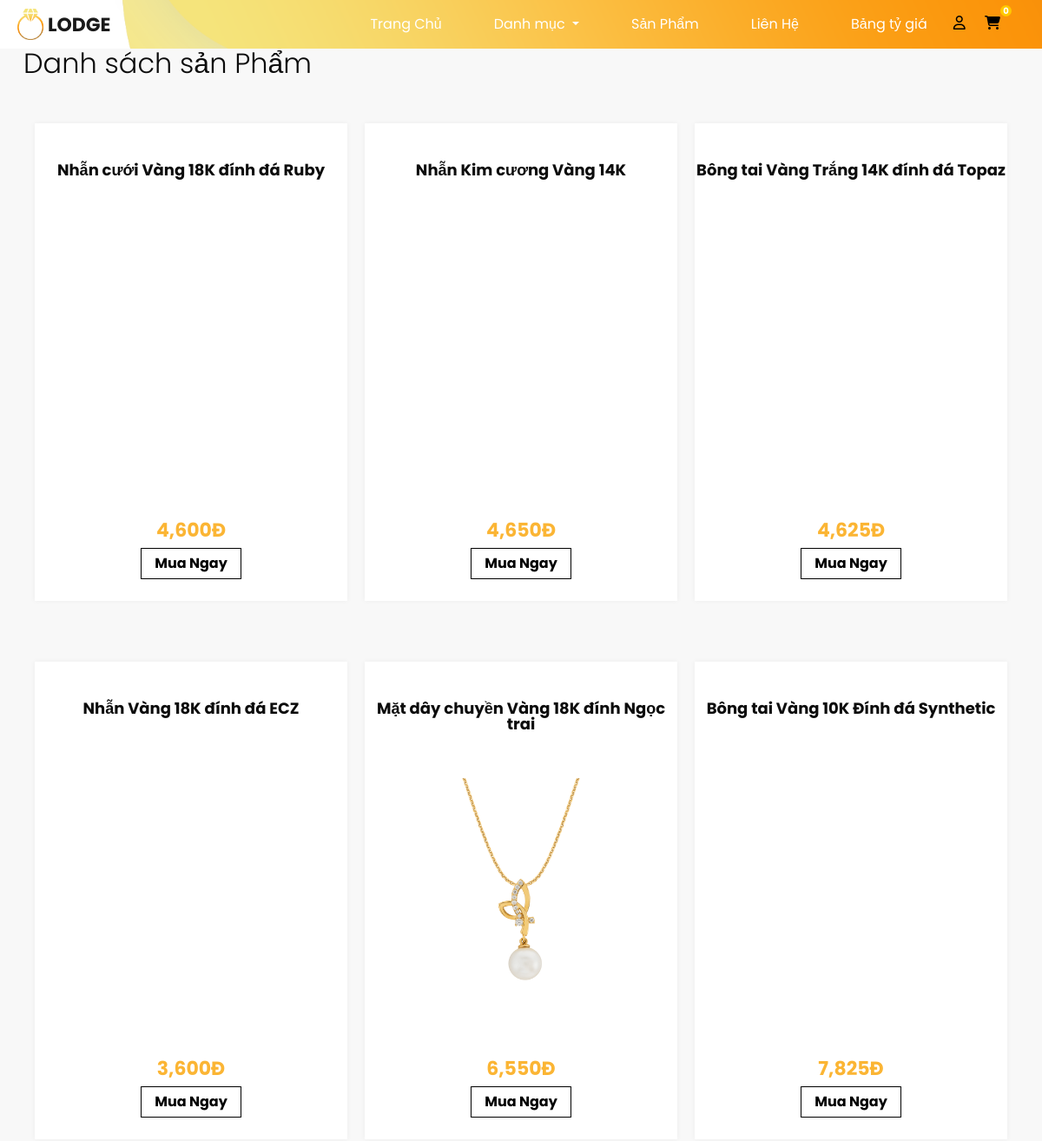
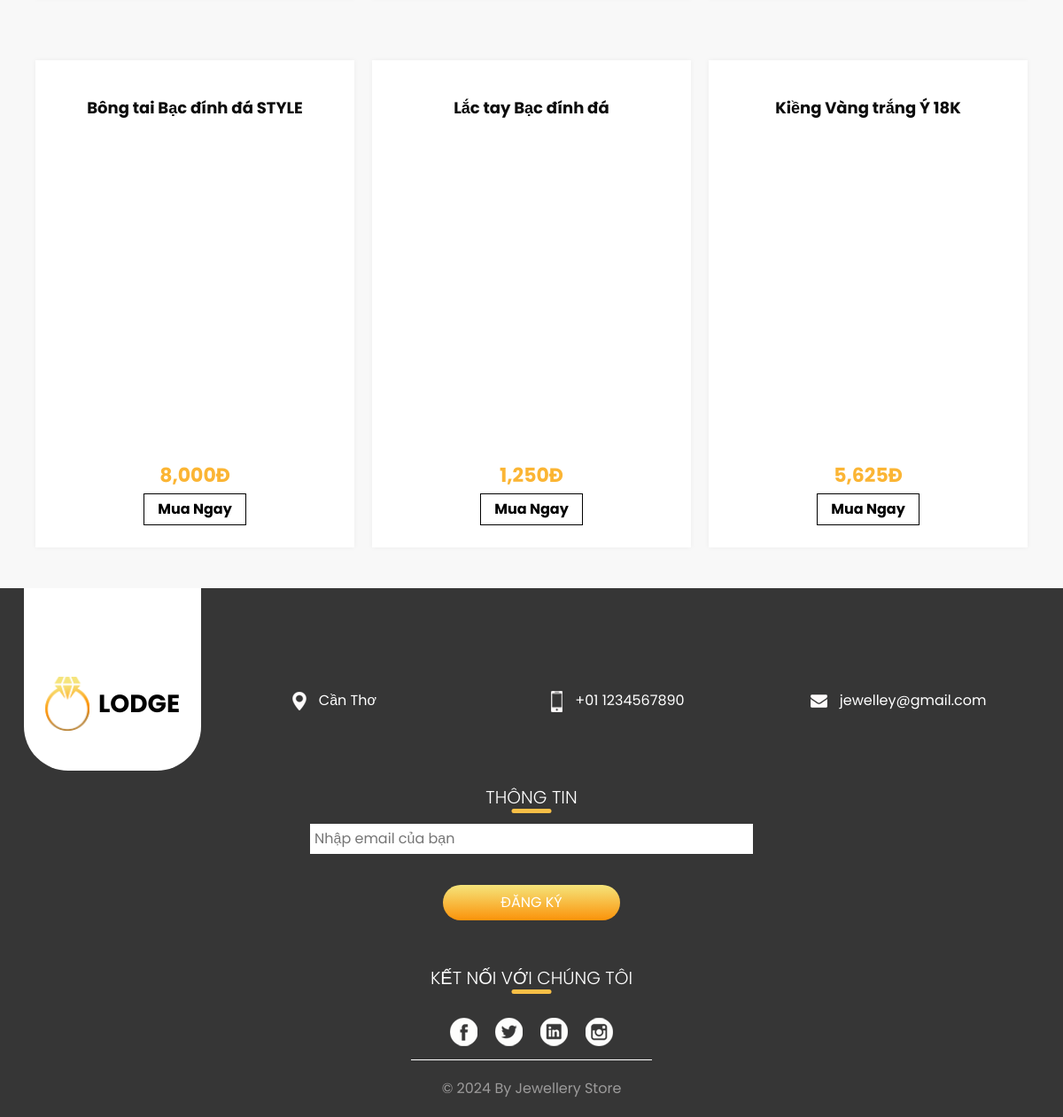
/jewellery1.php, run on the app's committed database (2 pictures, top to bottom).
### tables this page shows
CREATE TABLE `sanpham` (
  `Ma_SP` int(11) NOT NULL,
  `Ma_DM` int(11) NOT NULL,
  `HinhAnh_SP` varchar(100) NOT NULL,
  `Ten_SP` varchar(50) NOT NULL,
  `TrongLuong_Sp` float NOT NULL,
  `MoTa_SP` mediumtext DEFAULT NULL
);

CREATE TABLE `don_gia` (
  `id_gia` int(11) NOT NULL,
  `ngay` date NOT NULL,
  `gia` decimal(10,2) NOT NULL,
  `Ma_SP` int(11) DEFAULT NULL
);

### web/jewellery1.php (the view, shortened to what this page needs)
<!DOCTYPE html>
<html>
<head>
    <link rel="stylesheet" type="text/css" href="https://cdnjs.cloudflare.com/ajax/libs/OwlCarousel2/2.1.3/assets/owl.carousel.min.css" />
    <link rel="stylesheet" href="https://cdnjs.cloudflare.com/ajax/libs/font-awesome/6.2.0/css/all.min.css">
    <link rel="stylesheet" type="text/css" href="css/bootstrap.css" />
    <link rel="stylesheet" type="text/css" href="css/sina-nav.css" />
    <link href="https://cdn.jsdelivr.net/npm/bootstrap@5.0.2/dist/css/bootstrap.min.css" rel="stylesheet">
    <link href="css/sanpham.css" rel="stylesheet" />
    <link href="css/responsive.css" rel="stylesheet" />
</head>
<body class="sub_page">
    <div class="hero_area">
        <header class="header_section">
            <div class="container-fluid">
                <nav class="navbar navbar-expand-lg custom_nav-container ">
                    <a class="navbar-brand" href="index.html">
                        <img src="images/logo.png" alt="">
                        <span>Lodge</span>
                    </a>
                    <div class="collapse navbar-collapse" id="navbarSupportedContent">
                        <ul class="navbar-nav ml-auto">
                            <li class="nav-item">
                                <a class="nav-link" href="index.php">Trang Chủ</a>
                            </li>
                            <li class="nav-item dropdown">
                                <a class="nav-link dropdown-toggle" href="category.php" id="navbarDropdown"
                                    role="button" data-bs-toggle="dropdown" aria-expanded="false">
                                    Danh mục
                                </a>
                            </li>
                            <li class="nav-item">
                                <a class="nav-link" href="jewellery.php">Sản Phẩm</a>
                            </li>
                            <li class="nav-item">
                                <a class="nav-link" href="contact.php">Liên Hệ</a>
                            </li>
                            <li class="nav-item">
                  <a class="nav-link" href="tygia.php">Bảng tỷ giá</a>
                </li>
                <form class="d-flex">
                        <div class="icons">
                            <?php
                            if (!isset($_SESSION["user"])){
                          ?>
                            <a href="login.php"><i class="fa-regular fa-user"></i></a>
                            <?php
                            }
                            else
                            {
                                ?>
                            <i> <label for="">Xin chào: </label><?php echo $_SESSION["user"]; ?></i>
                            <a href='logout.php'><i class="fa-solid fa-right-from-bracket"></i></a>
                            <?php
                            }
                            ?>
                            <a href="cart.php"><i class="fa-solid fa-cart-shopping"></i><span
                                    style="height: 13px;width: 13px;background: #ffc800;font-size: 10px;color: #ffffff;line-height: 13px;text-align: center;font-weight: 700;display: inline-block;border-radius: 50%;position: absolute;">
                                    <?php require 'slsp.php'; ?>
                                </span></a>
                        </div>
                    </form>
                        </ul>
                    </div>
                </nav>
            </div>
        </header>
                          </div>
  <?php
$sql = "SELECT
sanpham.HinhAnh_SP,
sanpham.Ten_SP,
sanpham.Ma_SP,
don_gia.gia AS Gia_SP,
danhmuc.Ten_DM,
danhmuc.Ma_DM
FROM
sanpham
INNER JOIN
don_gia ON sanpham.Ma_SP = don_gia.Ma_SP
INNER JOIN
danhmuc ON sanpham.Ma_DM = danhmuc.Ma_DM
;
";
$result = mysqli_query($conn, $sql);
?>
<section class="price_section layout_padding">
    <div class="container">
        <div class="heading_container">
            <h2>
                Danh sách sản Phẩm
            </h2>
        </div>
        <div class="price_container">
            <?php
            if (mysqli_num_rows($result) > 0) {
                while ($row = mysqli_fetch_assoc($result)) {
            ?>
                    <div class="box">
                    <div class="name">
                            <h6>
                                <?php echo $row['Ten_SP']; ?>
                            </h6>
                        </div>
                        <div class="img-box">
                            <img src="<?php echo $row['HinhAnh_SP']; ?>" alt="">
                        </div>
                        <div class="detail-box">
                            <h5>
                                <span><?php echo number_format($row['Gia_SP']); ?>đ</span>
                            </h5>
                            <a href="chitiet.php?id=<?php echo $row['Ma_SP']; ?>">Mua Ngay</a>
                        </div>
                    </div>
            <?php
                }
            } else {
                echo "Không có sản phẩm phù hợp.";
            }
            ?>
        </div>
    </div>
</section>
 <section class="info_section ">
    <div class="container">
      <div class="info_container">
        <div class="row">
          <div class="col-md-3">
            <div class="info_logo">
              <a href="">
                <img src="images/logo.png" alt="">
                <span>
                  Lodge
                </span>
              </a>
            </div>
          </div>
          <div class="col-md-3">
            <div class="info_contact">
              <a href="">
                <img src="images/location.png" alt="">
                <span>
                  Cần Thơ
                </span>
              </a>
            </div>
          </div>
          <div class="col-md-3">
            <div class="info_contact">
              <a href="">
                <img src="images/phone.png" alt="">
                <span>
                  +01 1234567890
                </span>
              </a>
            </div>
          </div>
          <div class="col-md-3">
            <div class="info_contact">
              <a href="">
                <img src="images/mail.png" alt="">
                <span>
                  jewelley@gmail.com
                </span>
              </a>
            </div>
          </div>
        </div>
        <div class="info_form">
          <div class="d-flex justify-content-center">
            <h5 class="info_heading">
             Thông tin
            </h5>
          </div>
          <form action="">
  <div class="email_box">
    <input type="email" id="email2" name="email2" placeholder="Nhập email của bạn">
  </div>
  <div>
    <button type="submit">Đăng ký</button>
  </div>
</form>
        </div>
        <div class="info_social">
          <div class="d-flex justify-content-center">
            <h5 class="info_heading">
              Kết nối với chúng tôi
            </h5>
          </div>
          <div class="social_box">
            <a href="">
              <img src="images/fb.png" alt="">
            </a>
            <a href="">
              <img src="images/twitter.png" alt="">
            </a>
            <a href="">
              <img src="images/linkedin.png" alt="">
            </a>
            <a href="">
              <img src="images/insta.png" alt="">
            </a>
          </div>
        </div>
      </div>
    </div>
  </section>
  <section class="container-fluid footer_section">
    <p>
      &copy; <span id="displayYear"></span> By
      <a href="https://html.design/"> Jewellery Store</a>
    </p>
  </section>
</body>
</html>

### web/slsp.php
<?php
require_once "conn.php";
if (isset($_SESSION["khid"])) {
    $khid = $_SESSION["khid"];
    $sql = "select count(ct.Ma_GD) as soluong
                from chitietgiaodich ct
                join giaodich gd on ct.Ma_GD=gd.Ma_GD
                where gd.Ma_KH={$khid}";
    $result = $conn->query($sql);
    $row = mysqli_fetch_assoc($result);
    $slsp_gh = $row["soluong"];
    echo "$slsp_gh";
} else{
    echo "0";
}
?>

### web/css/responsive.css (style rules this page uses)
@media (min-width: 1200px) { .container { max-width: 1170px; } }

### web/jewellery1.php (style rules this page uses)
.price_container .box { width: 300px; }
.img-box img { max-width: 100%; height: auto; }
.price_section .price_container .box .detail-box a { display: inline-block; padding: 5px 15px; border: 1px solid #000000; font-weight: bold; color: #000000; margin-top: 1px; }
.price_section .price_container .box .img-box img { width: 280px; }
h1, h2, h3, h4, h5, h6, .h1, .h2, .h3, .h4, .h5, .h6 { margin-bottom: 0.5rem; font-weight: 300; line-height: 1; }
a { color: black; }
.fa, .fa-brands, .fa-classic, .fa-regular, .fa-sharp, .fa-solid, .fab, .far, .fas { -moz-osx-font-smoothing: grayscale; -webkit-font-smoothing: antialiased; display: var(--fa-display, inline-block); font-style: normal; font-variant: normal; line-height: 2.5; text-rendering: auto; }
.header_section .container-fluid { padding-right: 30px; padding-left: 20px; }
.icons a { margin-right: 18px; }

### data on the page
sanpham: Ten_SP "Nhẫn cưới Vàng 18K đính đá Ruby", don_gia.gia "4,600"
sanpham: Ten_SP "Nhẫn Kim cương Vàng 14K", don_gia.gia "4,650"
sanpham: Ten_SP "Bông tai Vàng Trắng 14K đính đá Topaz", don_gia.gia "4,625"
sanpham: Ten_SP "Nhẫn Vàng 18K đính đá ECZ", don_gia.gia "3,600"
sanpham: Ten_SP "Mặt dây chuyền Vàng 18K đính Ngọc trai", HinhAnh_SP (picture), don_gia.gia "6,550"
sanpham: Ten_SP "Bông tai Vàng 10K Đính đá Synthetic", don_gia.gia "7,825"
sanpham: Ten_SP "Bông tai Bạc đính đá STYLE", don_gia.gia "8,000"
sanpham: Ten_SP "Lắc tay Bạc đính đá", don_gia.gia "1,250"
sanpham: Ten_SP "Kiềng Vàng trắng Ý 18K", don_gia.gia "5,625"
